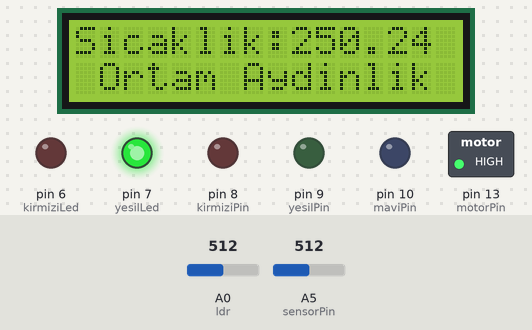
This sketch was run on a simulated Arduino Uno, built with avr-gcc and run on an emulated ATmega328P. Shown: 16×2 character LCD, switched loads named in the sketch (green lamp = pin HIGH), output pins drawn as LEDs (lit = HIGH). The inputs (shaded band) are chosen by the test bench; at power-on: A5 (sensorPin) = 512, A0 (ldr) = 512.

Above: at 1.2 s.
1.3 s: A5 (sensorPin) set to 67
At 2.4 s:
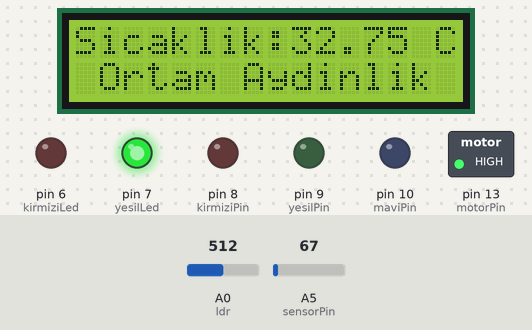
2.8 s: A5 (sensorPin) set to 57
At 3.7 s:
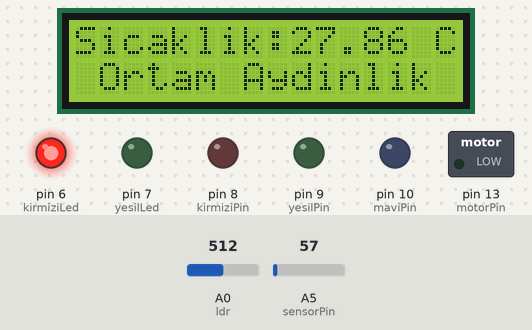
4.3 s: A0 (ldr) set to 992
5.8 s: A0 (ldr) set to 1015
At 7.0 s:
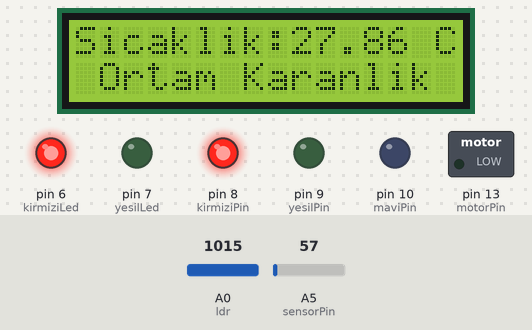
11.3 s: A5 (sensorPin) set to 306
At 14.5 s:
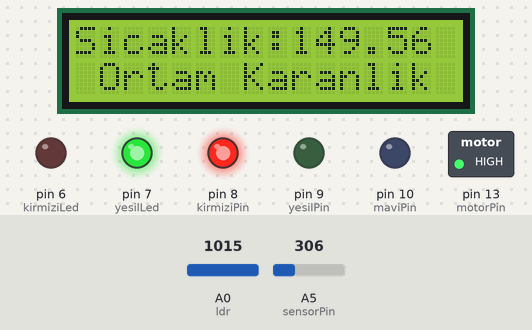
20.3 s: A5 (sensorPin) set to 221
At 23.0 s:
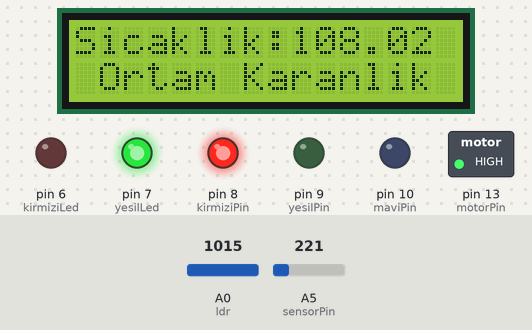
23.3 s: A5 (sensorPin) set to 188
Timing chart, 0 to 26.3 s (numbered marks = the images above; inputs shaded):
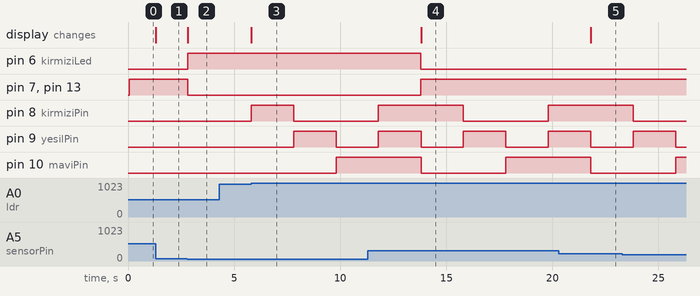

Measured:
- the behaviour switches between 62 and 61 on A5 (sensorPin) (found by bisection; images 1 and 2)
- the behaviour switches between 1000 and 1001 on A0 (ldr) (found by bisection; images 2 and 3)
- after the input at 1.3 s, the display: changes at once (image 1)
- after the input at 2.8 s, pin 6 (kirmiziLed): LOW → HIGH at once; pin 7 (yesilLed), pin 13 (motorPin): HIGH → LOW at once; the display: changes at once (image 2)
- after the input at 4.3 s, every drawn part: stays the same
- after the input at 5.8 s, pin 8 (kirmiziPin): LOW → HIGH at once, → LOW 2.0 s later; pin 9 (yesilPin): LOW → HIGH after 2.0 s, → LOW 2.0 s later; pin 10 (maviPin): LOW → HIGH after 4.0 s; the display: changes at once (image 3)
- after the input at 11.3 s, pin 6 (kirmiziLed): HIGH → LOW after 2.5 s; pin 7 (yesilLed), pin 13 (motorPin): LOW → HIGH after 2.5 s; the display: changes after 2.5 s (image 4)
- after the input at 20.3 s, the display: changes after 1.5 s (image 5)

The sketch:

Arduino_Uygulama.ino
```cpp
int kirmiziLed = 6;
int yesilLed = 7;
int kirmiziPin = 8;
int yesilPin = 9;
int maviPin = 10;
int motorPin = 13;
int ldr = A0;
int sensorPin = A5;

unsigned int ldr_deger;
float LM35deger;
float analogdeger;

#include <LiquidCrystal.h>
LiquidCrystal lcd(12, 11, 5, 4, 3, 2);

void setup(){
  Serial.begin(9600);
  lcd.begin(16, 2);
  pinMode(motorPin, OUTPUT);
  pinMode(kirmiziPin, OUTPUT);
  pinMode(yesilPin, OUTPUT);
  pinMode(maviPin, OUTPUT);
  pinMode(kirmiziLed, OUTPUT);
  pinMode(yesilLed, OUTPUT);
}

void loop(){
  ldr_deger = analogRead(ldr);

  analogdeger = analogRead(sensorPin);
  analogdeger = (analogdeger/1023)*5000;
  LM35deger = analogdeger/10;

  lcd.setCursor(0, 0);
  lcd.print(String("Sicaklik:") + String(LM35deger) + String(" C"));
  lcd.setCursor(1, 1);

  if (ldr_deger > 1000 && LM35deger > 30){
    digitalWrite(motorPin, HIGH);
    digitalWrite(yesilLed, HIGH);
    digitalWrite(kirmiziLed, LOW);
    lcd.print("Ortam Karanlik");
    analogWrite(kirmiziPin,255);
    analogWrite(yesilPin,0);
    analogWrite(maviPin,0);
    delay(2000);
    analogWrite(kirmiziPin,0);
    analogWrite(yesilPin,255);
    analogWrite(maviPin,0);
    delay(2000);
    analogWrite(kirmiziPin,0);
    analogWrite(yesilPin,0);
    analogWrite(maviPin,255);
    delay(2000);
    analogWrite(kirmiziPin,255);
    analogWrite(yesilPin,255);
    analogWrite(maviPin,255);
    delay(2000);
  }
  else if (ldr_deger < 1000 && LM35deger > 30){
    digitalWrite(motorPin, HIGH);
    digitalWrite(yesilLed, HIGH);
    digitalWrite(kirmiziLed, LOW);
    lcd.print("Ortam Aydinlik");
    analogWrite(kirmiziPin,0);
    analogWrite(yesilPin,0);
    analogWrite(maviPin,0);
  }
  else if (ldr_deger < 1000 && LM35deger < 30){
    digitalWrite(motorPin, LOW);
    digitalWrite(kirmiziLed, HIGH);
    digitalWrite(yesilLed, LOW);
    lcd.print("Ortam Aydinlik");
    analogWrite(kirmiziPin,0);
    analogWrite(yesilPin,0);
    analogWrite(maviPin,0);
}
    else if (ldr_deger > 1000 && LM35deger < 30){
    digitalWrite(motorPin, LOW);
    digitalWrite(kirmiziLed, HIGH);
    digitalWrite(yesilLed, LOW);
    lcd.print("Ortam Karanlik");
    analogWrite(kirmiziPin,255);
    analogWrite(yesilPin,0);
    analogWrite(maviPin,0);
    delay(2000);
    analogWrite(kirmiziPin,0);
    analogWrite(yesilPin,255);
    analogWrite(maviPin,0);
    delay(2000);
    analogWrite(kirmiziPin,0);
    analogWrite(yesilPin,0);
    analogWrite(maviPin,255);
    delay(2000);
    analogWrite(kirmiziPin,255);
    analogWrite(yesilPin,255);
    analogWrite(maviPin,255);
    delay(2000);
  }
}
```
